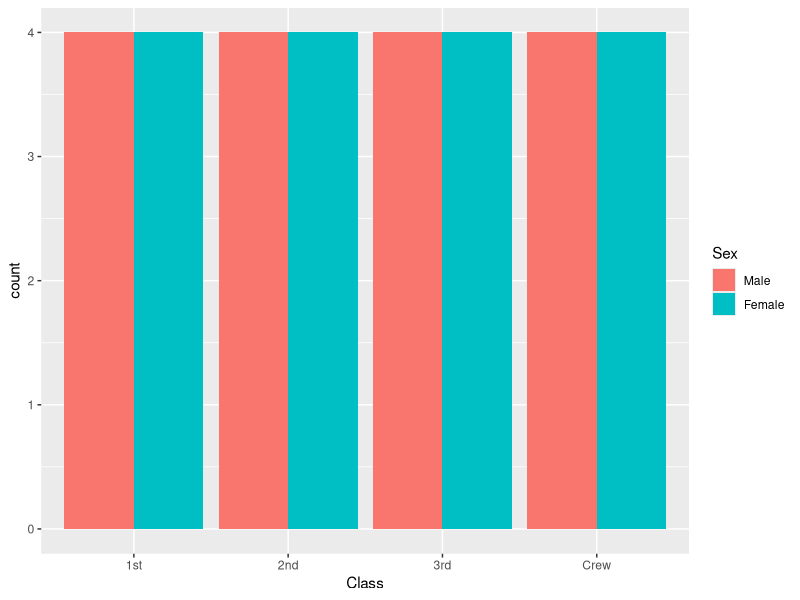
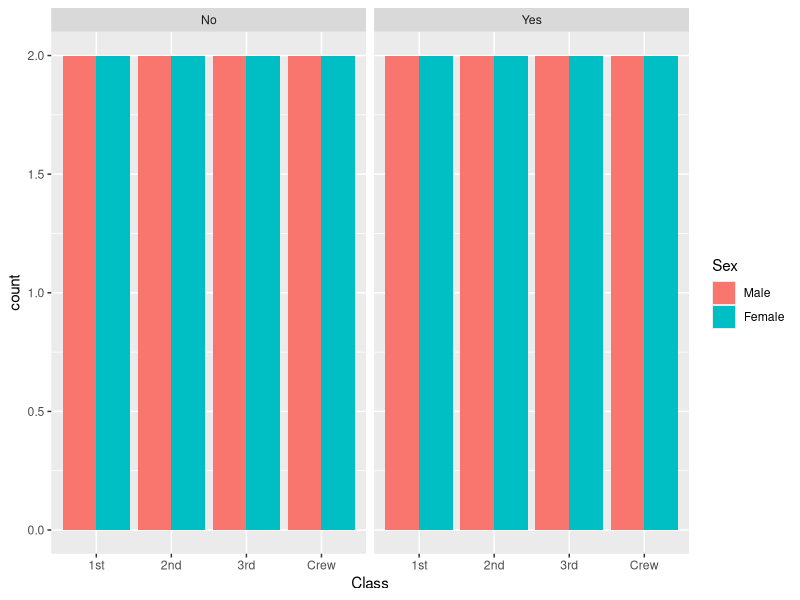
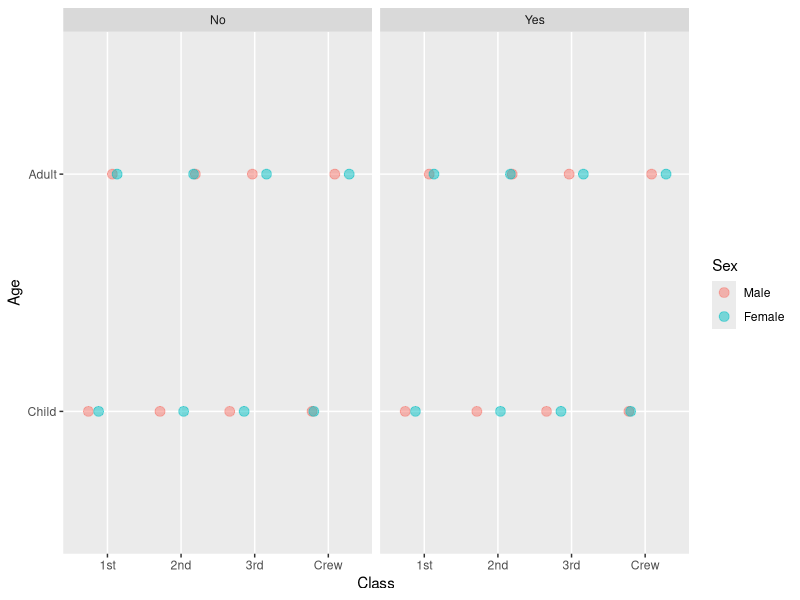

These charts were generated, in order, by the following R code:
library(ggplot2)

data("Titanic")
df <- as.data.frame(Titanic)

# check structure of data frame
str(df)

# 2 - Use ggplot() for the first instruction
p0 <- ggplot(df, aes(x = Class, fill = Sex)) +
  geom_bar(position = "dodge")

print(p0)

# 3 - Plot 2, add facet_grid() layer
p <- ggplot(df, aes(x = Class, fill = Sex)) +
  geom_bar(position = "dodge")+facet_grid(.~ Survived)

print(p)

# 4 - Define an object for position jitterdodge, to use below
posn.jd <- position_jitterdodge(0.5, 0, 0.6)

# 5 - Plot 3, but use the position object from instruction 4

P2<- ggplot(df, aes(x = Class, color = Sex, y = Age)) +
  geom_point(size = 3, alpha = 0.5,position = posn.jd)+facet_grid(.~ Survived)

print(P2)
